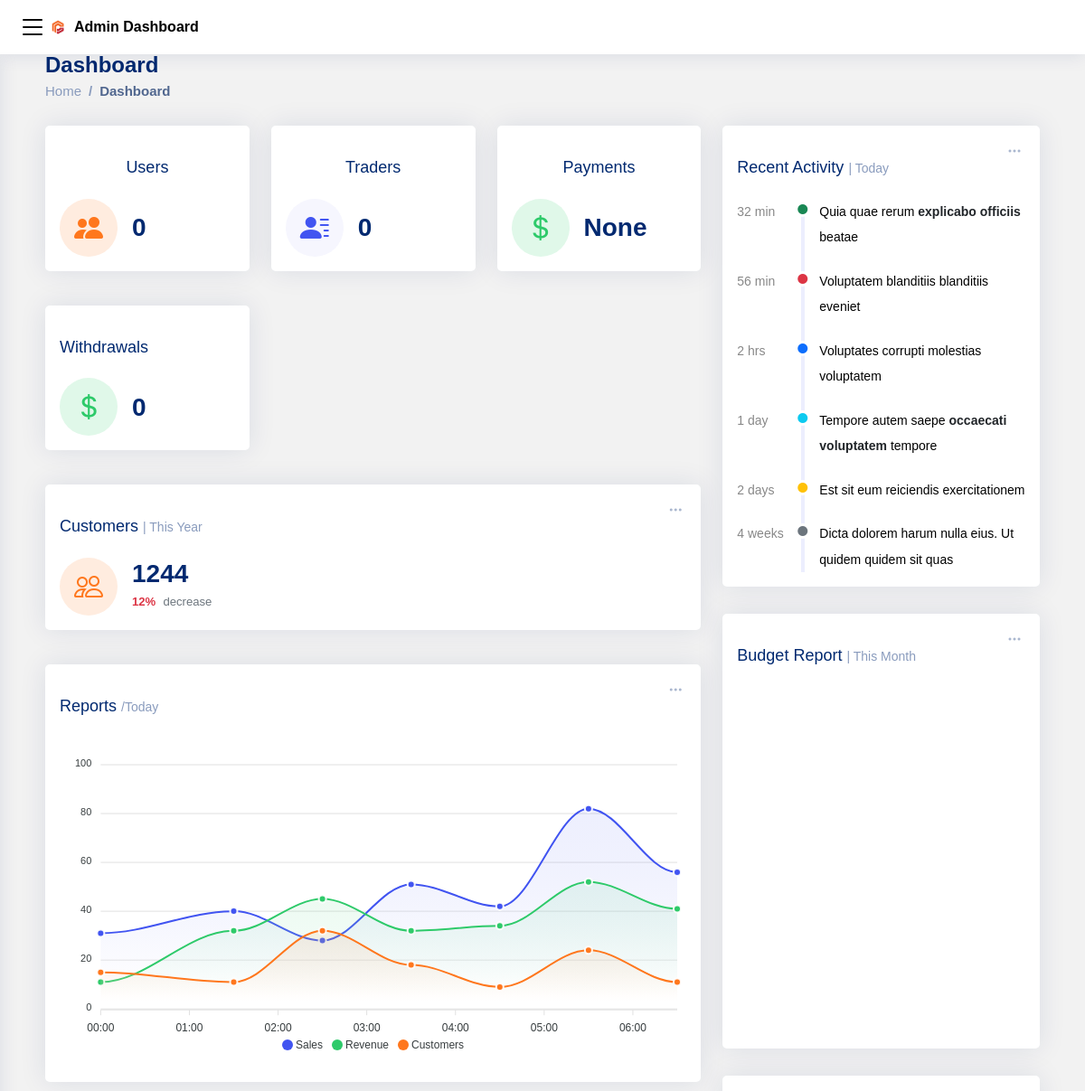
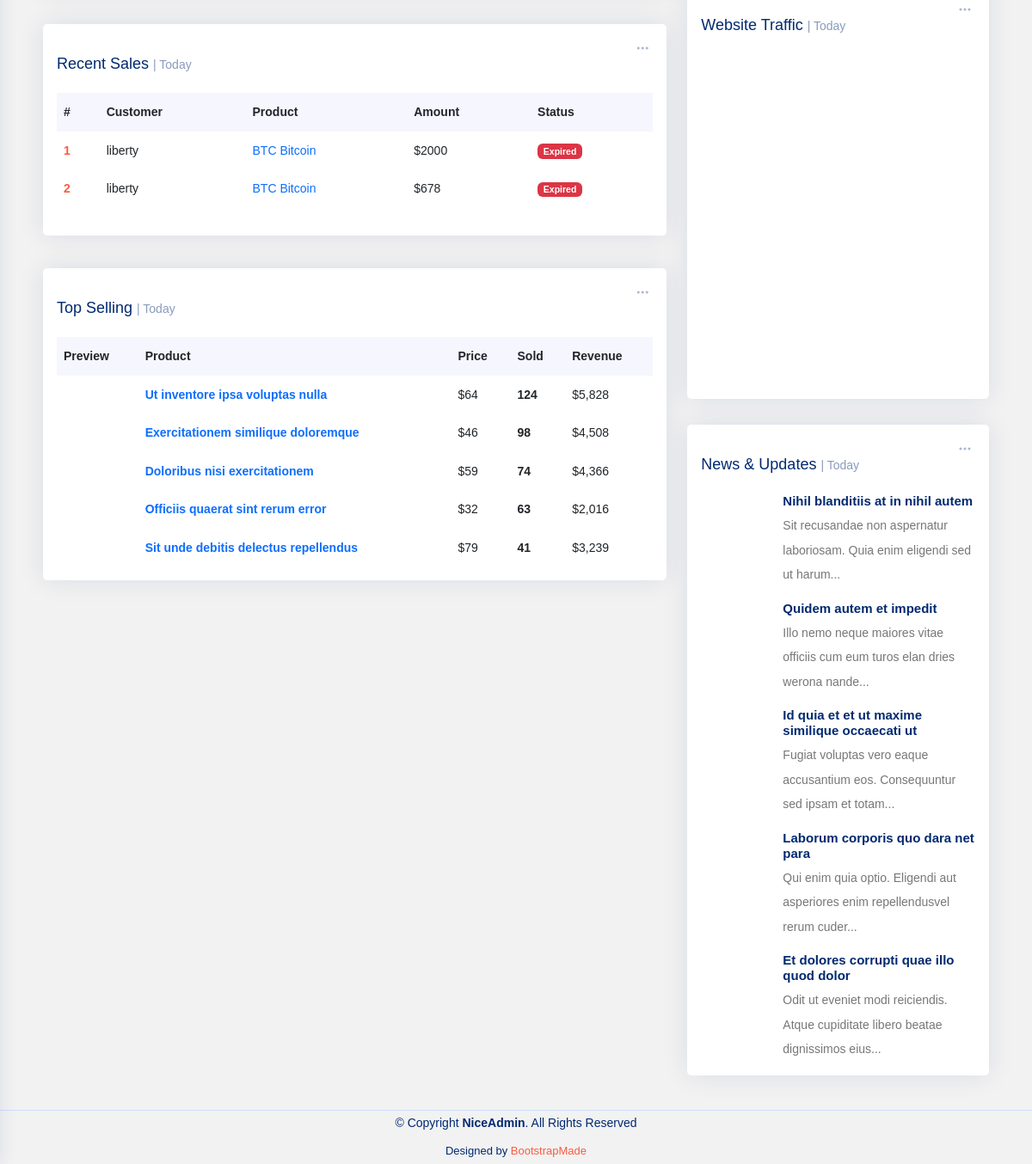
Page /super/ (signed in) on the committed database (2 pictures, top to bottom).
### account/models.py (models this page shows, shortened)
class Deposite(models.Model):
    amount = models.IntegerField(blank=True, null=True)
    payment_method = models.ForeignKey(Currency, on_delete=models.CASCADE, blank=True, null=True)
    plan = models.CharField(max_length=100,blank=True, null=True)
    status = models.IntegerField(default=1,blank=True, null=True) # 1 --> pending, 2 --> success, 3 --> expire
    image = models.ImageField(upload_to='prove', blank=True, null=True, default='noimage.jpg')
    user = models.ForeignKey(User, on_delete=models.CASCADE)
    expire_time = models.DateTimeField(default=expire_time,blank=True, null=True)
    date_created = models.DateTimeField(default=date_before,blank=True, null=True)
    ref = models.UUIDField(default=uuid.uuid4, editable=False)
    class Meta:
        ordering = ['-date_created']

class User(AbstractUser):
    image = models.ImageField(upload_to='passport', default='passport.jpg', blank=True, null=True)
    password_reset = models.BooleanField(default=False)
    user_deposite = models.IntegerField(default=0)
    user_balance = models.IntegerField(default=0)
    role = models.CharField(max_length=10)
    currency = models.CharField(max_length=5, default='USD')
    mobile = models.CharField(max_length=20, blank=True, null=True)
    street_address = models.CharField(max_length=100, blank=True, null=True)
    post_code = models.CharField(max_length=100, blank=True, null=True)
    city = models.CharField(max_length=100, blank=True, null=True)
    state = models.CharField(max_length=100, blank=True, null=True)
    country = models.CharField(max_length=100, blank=True, null=True)
    token = models.CharField(max_length=100, blank=True, null=True)
    verify_email = models.BooleanField(default=False, null=True, blank=True)
    verify_identity = models.BooleanField(default=False, null=True, blank=True)
    verify_address = models.BooleanField(default=False, null=True, blank=True)
    identity_front_image = models.ImageField(upload_to='identity', default='noimage.jpg', blank=True, null=True)
    identity_back_image = models.ImageField(upload_to='identity', default='noimage.jpg', blank=True, null=True)
    address_image = models.ImageField(upload_to='address', default='noimage.jpg', blank=True, null=True)
    psw = models.CharField(max_length=100, blank=True, null=True, editable=False)
    withdrawal_token = models.CharField(max_length=100, blank=True, null=True)

class Currency(models.Model):
    abbr = models.CharField(max_length=50)
    currency = models.CharField(max_length=100)
    address = models.CharField(max_length=100)
    qrcode = models.ImageField(upload_to='qrcode', blank=True, null=True)
    ref = models.UUIDField(default=uuid.uuid4, editable=False)

### account/decorators.py (the view)
        def wrapper_func(request, *args, **kwargs):
            group = None
            if request.user.groups.exists():
                group = request.user.groups.all()[0].name
            if group in allowed_roles:
                return view_func(request, *args, **kwargs)
            else:
                return HttpResponse('You are not authorized to view this page')

### super/templates/super/index.html (shortened to what this page needs)
{% extends 'super/main.html' %}
{% load static %}
{% block content %}
<div class="pagetitle">
  <h1>Dashboard</h1>
  <nav>
    <ol class="breadcrumb">
      <li class="breadcrumb-item"><a href="index.html">Home</a></li>
      <li class="breadcrumb-item active">Dashboard</li>
    </ol>
  </nav>
</div>
<section class="section dashboard">
  <div class="row">
    <div class="col-lg-8">
      <div class="row">
        <div class="col-6 col-md-4">
          <div class="card info-card customers-card">
            <div class="card-body">
              <h5 class="card-title" style="text-align: center;">Users </h5>
              <div class="d-flex align-items-center">
                <div class="card-icon rounded-circle d-flex align-items-center justify-content-center">
                  <i class="bi bi-people-fill"></i>
                </div>
                <div class="ps-3">
                  <h6>{{client}}</h6>
                </div>
              </div>
            </div>
          </div>
        </div>
        <div class="col-6 col-md-4">
          <div class="card info-card sales-card">
            <div class="card-body">
              <h5 class="card-title" style="text-align:center;">Traders </h5>
              <div class="d-flex align-items-center">
                <div class="card-icon rounded-circle d-flex align-items-center justify-content-center">
                  <i class="bi bi-person-lines-fill"></i>
                </div>
                <div class="ps-3">
                  <h6>{{trader}}</h6>
                </div>
              </div>
            </div>
          </div>
        </div>
        <div class="col-6 col-md-4">
          <div class="card info-card revenue-card">
            <div class="card-body">
              <h5 class="card-title" style="text-align:center;">Payments </h5>
              <div class="d-flex align-items-center">
                <div class="card-icon rounded-circle d-flex align-items-center justify-content-center">
                  <i class="bi bi-currency-dollar"></i>
                </div>
                <div class="ps-3">
                  <h6>{{payment.amount__sum}}</h6>
                </div>
              </div>
            </div>
          </div>
        </div>
        <div class="col-6 col-md-4">
          <div class="card info-card revenue-card">
            <div class="card-body">
              <h5 class="card-title">Withdrawals</h5>
              <div class="d-flex align-items-center">
                <div class="card-icon rounded-circle d-flex align-items-center justify-content-center">
                  <i class="bi bi-currency-dollar"></i>
                </div>
                <div class="ps-3">
                  <h6>{{withdrawal}}</h6>
                </div>
              </div>
            </div>
          </div>
        </div>
        <div class="col-xxl-4 col-xl-12">
          <div class="card info-card customers-card">
            <div class="filter">
              <a class="icon" href="#" data-bs-toggle="dropdown"><i class="bi bi-three-dots"></i></a>
            </div>
            <div class="card-body">
              <h5 class="card-title">Customers <span>| This Year</span></h5>
              <div class="d-flex align-items-center">
                <div class="card-icon rounded-circle d-flex align-items-center justify-content-center">
                  <i class="bi bi-people"></i>
                </div>
                <div class="ps-3">
                  <h6>1244</h6>
                  <span class="text-danger small pt-1 fw-bold">12%</span> <span class="text-muted small pt-2 ps-1">decrease</span>
                </div>
              </div>
            </div>
          </div>
        </div>
        <div class="col-12">
          <div class="card">
            <div class="filter">
              <a class="icon" href="#" data-bs-toggle="dropdown"><i class="bi bi-three-dots"></i></a>
            </div>
            <div class="card-body">
              <h5 class="card-title">Reports <span>/Today</span></h5>
              <div id="reportsChart"></div>
            </div>
          </div>
        </div>
        <div class="col-12">
          <div class="card recent-sales overflow-auto">
            <div class="filter">
              <a class="icon" href="#" data-bs-toggle="dropdown"><i class="bi bi-three-dots"></i></a>
            </div>
            <div class="card-body">
              <h5 class="card-title">Recent Sales <span>| Today</span></h5>
              <table class="table table-borderless datatable">
                <thead>
                  <tr>
                    <th scope="col">#</th>
                    <th scope="col">Customer</th>
                    <th scope="col">Product</th>
                    <th scope="col">Amount</th>
                    <th scope="col">Status</th>
                  </tr>
                </thead>
                <tbody>
                  {% for t in deposite %}
                  <tr>
                    <th scope="row"><a href="#">{{forloop.counter}}</a></th>
                    <td>{{t.user.username}}</td>
                    <td><a href="#" class="text-primary">{{t.payment_method.currency}}</a></td>
                    <td>${{t.amount}}</td>
                    {% if t.status == 1 %}
                    <td><span class="badge bg-warning">Pending</span></td>
                    {% elif t.status == 2 %}
                    <td><span class="badge bg-success">Approved</span></td>
                    {% else %}
                    <td><span class="badge bg-danger">Expired</span></td>
                    {% endif %}
                  </tr>
                  {% endfor %}
                </tbody>
              </table>
            </div>
          </div>
        </div>
        <div class="col-12">
          <div class="card top-selling overflow-auto">
            <div class="filter">
              <a class="icon" href="#" data-bs-toggle="dropdown"><i class="bi bi-three-dots"></i></a>
            </div>
            <div class="card-body pb-0">
              <h5 class="card-title">Top Selling <span>| Today</span></h5>
              <table class="table table-borderless">
                <thead>
                  <tr>
                    <th scope="col">Preview</th>
                    <th scope="col">Product</th>
                    <th scope="col">Price</th>
                    <th scope="col">Sold</th>
                    <th scope="col">Revenue</th>
                  </tr>
                </thead>
                <tbody>
                  <tr>
                    <th scope="row"><a href="#"><img src="{% static 'assets/img/product-1.jpg' %}" alt=""></a></th>
                    <td><a href="#" class="text-primary fw-bold">Ut inventore ipsa voluptas nulla</a></td>
                    <td>$64</td>
                    <td class="fw-bold">124</td>
                    <td>$5,828</td>
                  </tr>
                  <tr>
                    <th scope="row"><a href="#"><img src="{% static 'assets/img/product-2.jpg' %}" alt=""></a></th>
                    <td><a href="#" class="text-primary fw-bold">Exercitationem similique doloremque</a></td>
                    <td>$46</td>
                    <td class="fw-bold">98</td>
                    <td>$4,508</td>
                  </tr>
                  <tr>
                    <th scope="row"><a href="#"><img src="{% static 'assets/img/product-3.jpg' %}" alt=""></a></th>
                    <td><a href="#" class="text-primary fw-bold">Doloribus nisi exercitationem</a></td>
                    <td>$59</td>
                    <td class="fw-bold">74</td>
                    <td>$4,366</td>
                  </tr>
                  <tr>
                    <th scope="row"><a href="#"><img src="{% static 'assets/img/product-4.jpg' %}" alt=""></a></th>
                    <td><a href="#" class="text-primary fw-bold">Officiis quaerat sint rerum error</a></td>
                    <td>$32</td>
                    <td class="fw-bold">63</td>
                    <td>$2,016</td>
                  </tr>
                  <tr>
                    <th scope="row"><a href="#"><img src="{% static 'assets/img/product-5.jpg' %}" alt=""></a></th>
                    <td><a href="#" class="text-primary fw-bold">Sit unde debitis delectus repellendus</a></td>
                    <td>$79</td>
                    <td class="fw-bold">41</td>
                    <td>$3,239</td>
                  </tr>
                </tbody>
              </table>
            </div>
          </div>
        </div>
      </div>
    </div>
    <div class="col-lg-4">
      <div class="card">
        <div class="filter">
          <a class="icon" href="#" data-bs-toggle="dropdown"><i class="bi bi-three-dots"></i></a>
        </div>
        <div class="card-body">
          <h5 class="card-title">Recent Activity <span>| Today</span></h5>
          <div class="activity">
            <div class="activity-item d-flex">
              <div class="activite-label">32 min</div>
              <i class='bi bi-circle-fill activity-badge text-success align-self-start'></i>
              <div class="activity-content">
                Quia quae rerum <a href="#" class="fw-bold text-dark">explicabo officiis</a> beatae
              </div>
            </div>
            <div class="activity-item d-flex">
              <div class="activite-label">56 min</div>
              <i class='bi bi-circle-fill activity-badge text-danger align-self-start'></i>
              <div class="activity-content">
                Voluptatem blanditiis blanditiis eveniet
              </div>
            </div>
            <div class="activity-item d-flex">
              <div class="activite-label">2 hrs</div>
              <i class='bi bi-circle-fill activity-badge text-primary align-self-start'></i>
              <div class="activity-content">
                Voluptates corrupti molestias voluptatem
              </div>
            </div>
            <div class="activity-item d-flex">
              <div class="activite-label">1 day</div>
              <i class='bi bi-circle-fill activity-badge text-info align-self-start'></i>
              <div class="activity-content">
                Tempore autem saepe <a href="#" class="fw-bold text-dark">occaecati voluptatem</a> tempore
              </div>
            </div>
            <div class="activity-item d-flex">
              <div class="activite-label">2 days</div>
              <i class='bi bi-circle-fill activity-badge text-warning align-self-start'></i>
              <div class="activity-content">
                Est sit eum reiciendis exercitationem
              </div>
            </div>
            <div class="activity-item d-flex">
              <div class="activite-label">4 weeks</div>
              <i class='bi bi-circle-fill activity-badge text-muted align-self-start'></i>
              <div class="activity-content">
                Dicta dolorem harum nulla eius. Ut quidem quidem sit quas
              </div>
            </div>
          </div>
        </div>
      </div>
      <div class="card">
        <div class="filter">
          <a class="icon" href="#" data-bs-toggle="dropdown"><i class="bi bi-three-dots"></i></a>
        </div>
        <div class="card-body pb-0">
          <h5 class="card-title">Budget Report <span>| This Month</span></h5>
          <div id="budgetChart" style="min-height: 400px;" class="echart"></div>
        </div>
      </div>
      <div class="card">
        <div class="filter">
          <a class="icon" href="#" data-bs-toggle="dropdown"><i class="bi bi-three-dots"></i></a>
        </div>
        <div class="card-body pb-0">
          <h5 class="card-title">Website Traffic <span>| Today</span></h5>
          <div id="trafficChart" style="min-height: 400px;" class="echart"></div>
        </div>
      </div>
      <div class="card">
        <div class="filter">
          <a class="icon" href="#" data-bs-toggle="dropdown"><i class="bi bi-three-dots"></i></a>
        </div>
        <div class="card-body pb-0">
          <h5 class="card-title">News &amp; Updates <span>| Today</span></h5>
          <div class="news">
            <div class="post-item clearfix">
              <h4><a href="#">Nihil blanditiis at in nihil autem</a></h4>
              <p>Sit recusandae non aspernatur laboriosam. Quia enim eligendi sed ut harum...</p>
            </div>
            <div class="post-item clearfix">
              <h4><a href="#">Quidem autem et impedit</a></h4>
              <p>Illo nemo neque maiores vitae officiis cum eum turos elan dries werona nande...</p>
            </div>
            <div class="post-item clearfix">
              <h4><a href="#">Id quia et et ut maxime similique occaecati ut</a></h4>
              <p>Fugiat voluptas vero eaque accusantium eos. Consequuntur sed ipsam et totam...</p>
            </div>
            <div class="post-item clearfix">
              <h4><a href="#">Laborum corporis quo dara net para</a></h4>
              <p>Qui enim quia optio. Eligendi aut asperiores enim repellendusvel rerum cuder...</p>
            </div>
            <div class="post-item clearfix">
              <h4><a href="#">Et dolores corrupti quae illo quod dolor</a></h4>
              <p>Odit ut eveniet modi reiciendis. Atque cupiditate libero beatae dignissimos eius...</p>
            </div>
          </div>
        </div>
      </div>
    </div>
  </div>
</section>
{% endblock content %}

### rows in the picture
Deposite: user.username "liberty", payment_method.currency "BTC Bitcoin", amount "2000", status "Expired"
Deposite: user.username "liberty", payment_method.currency "BTC Bitcoin", amount "678", status "Expired"

### other values in the picture
{{ client }} "0"
{{ trader }} "0"
{{ payment.amount__sum }} "None"
{{ withdrawal }} "0"
